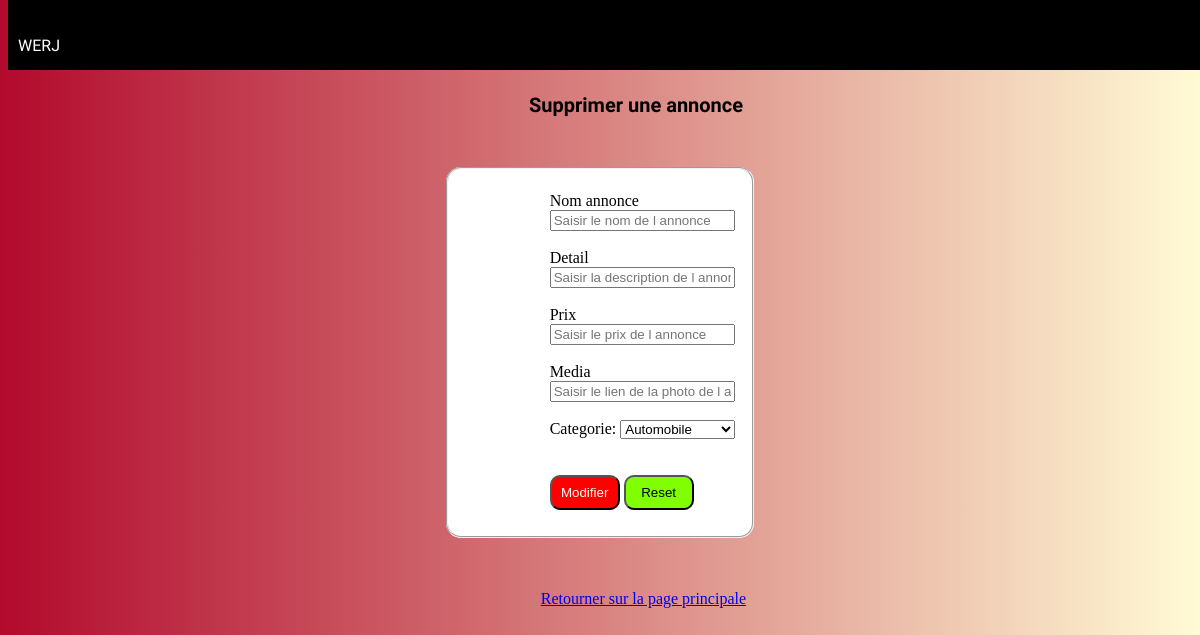
Before: /modele/chose_annonce.php with the older database file.
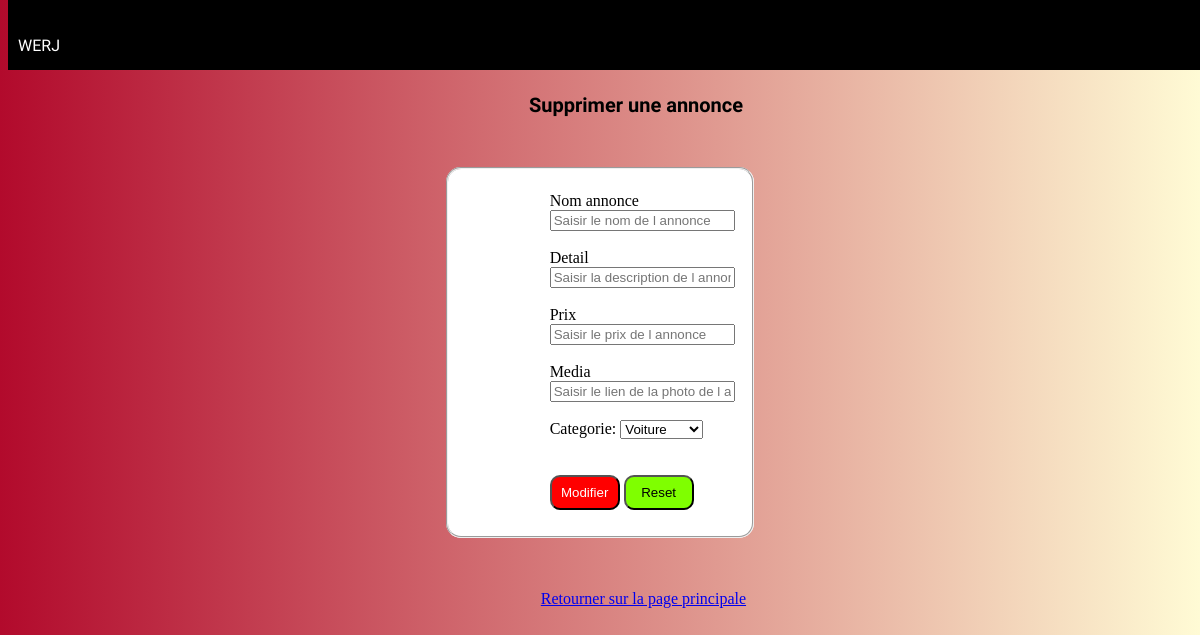
After: the same page with the newer database file.
### tables this page shows
CREATE TABLE IF NOT EXISTS `categorie` (
  `id_categorie` int NOT NULL AUTO_INCREMENT,
  `nom_categorie` varchar(45) DEFAULT NULL,
  PRIMARY KEY (`id_categorie`)
);

### controller/database.php (called while the page is built, shortened)
<?php
class Database
{
    private static $dns;
    private static $user;
    private static $password;
    private static $database;
    public function __construct()
    {
        self::$dns = "mysql:host=localhost;dbname=leboncoin;port=3306";
        self::$user = "root";
        self::$password = "";
        self::$database = new PDO(self::$dns, self::$user, self::$password);
    }
    public function GetAnnonceFromUserAndId($id_user, $id_annonce)
    {
        $sql = 'SELECT * FROM `annonce` WHERE `USER_id_user`=:id_user AND id_Annonce = :id_annonce;';
        $statement = self::$database->prepare($sql);
        $statement->bindParam(":id_user", $id_user, PDO::PARAM_INT);
        $statement->bindParam(":id_annonce", $id_annonce, PDO::PARAM_INT);
        $statement->execute();
        return $statement->fetchAll();
    }
    public function GetCategorie()
    {
        $sql = 'SELECT * FROM `categorie`';
        $statement = self::$database->prepare($sql);
        $statement->execute();
        return $statement->fetchAll();
    }
}

### modele/chose_annonce.php (the view, shortened to what this page needs)
<?php
    include('..\controller\database.php');
if (isset($_POST)){
    $leboncoin = new Database();
    $annonce = $leboncoin ->GetAnnonceFromUserAndId($_SESSION["id"],$_POST["select"]);
    $categorie = $leboncoin ->GetCategorie();
    $options ="";
    foreach ($categorie as $option){
        $options = $options."<option value='{$option['id_categorie']}'> {$option['nom_categorie']} </option>";
    }
    $form = "<html>
            <head>
            </head>
            <body>
            <nav>
                <p style='padding-top: 20px; margin-left: 10px;'>WERJ</p>
            </nav><br><br><br><br>
            <h1>Supprimer une annonce</h1><br><br>
            <fieldset>
            <br>
            <form action='modify_annonce.php' method='post'>
                Nom annonce <input type='text' name='nom_annonce' value='{$annonce[0]['nom_annonce']}' placeholder='Saisir le nom de l annonce' required> <br><br>
                Detail <input type='text' name='detail' value='{$annonce[0]['detail']}' placeholder='Saisir la description de l annonce'required> <br><br>
                Prix <input type='float' name='prix' value='{$annonce[0]['prix']}' placeholder='Saisir le prix de l annonce'required> <br><br>
                Media <input type='text' name='media' value='{$annonce[0]['Media']}' placeholder='Saisir le lien de la photo de l annonce'required> <br><br>
                Categorie: <select name='categorie' required>
                                   {$options}
                           </select> <br><br>
               <input type='hidden' name='id_annonce' value='{$annonce[0]['id_Annonce']}' required>
               <input type='hidden' name='id_categorie' value='{$annonce[0]['categorie_id_categorie']}' required> <br>
              <input style='background-color: red; color: white; width: 70px; height: 35px; border-radius: 10px;' type='submit' value='Modifier'>  <input style='background-color: chartreuse; color: black; width: 70px; height: 35px; border-radius: 10px;' type='reset'>
            </form>
            </fieldset><br><br>
            <p><a href='../index.php' style='margin-left: 45%;'> Retourner sur la page principale</a></p><br><br>
            ";
    echo $form;
}
?>

### modele/chose_annonce.php (style rules this page uses)
nav { background-color: black; height: 70px; color: white; font-family: 'Varela Round'; margin: 0; padding: 0; top: 0; overflow: hidden; position: fixed; width: 100%; }
body { background-image: linear-gradient(to left, #fffbd5, #b20a2c); }
h1 { margin-left: 44%; font-size: 20px; font-family: 'Varela Round'; }
form { margin-left: 32%; }
fieldset { margin-left: 37%; margin-right: 37%; border-radius: 15px; background-color: white; }

Changed rows visible on the page:
changed categorie: categorie "Automobile" → "Voiture"
